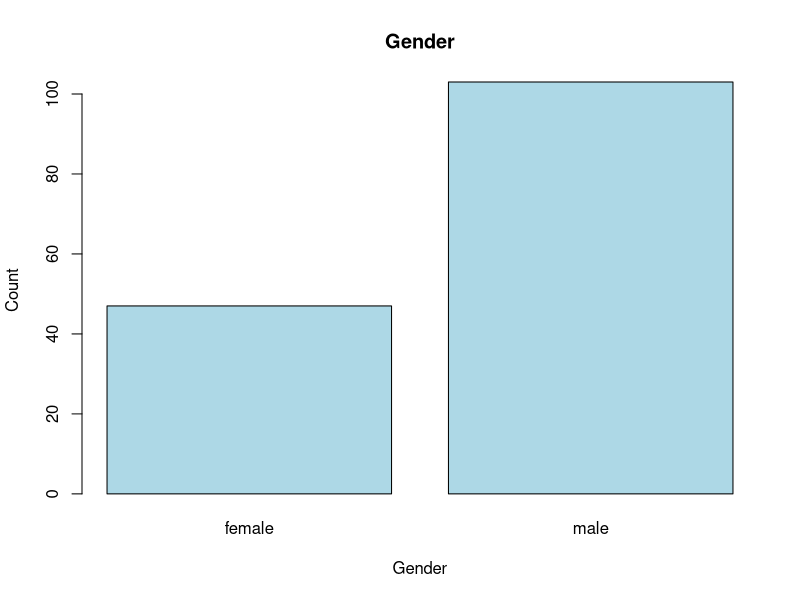
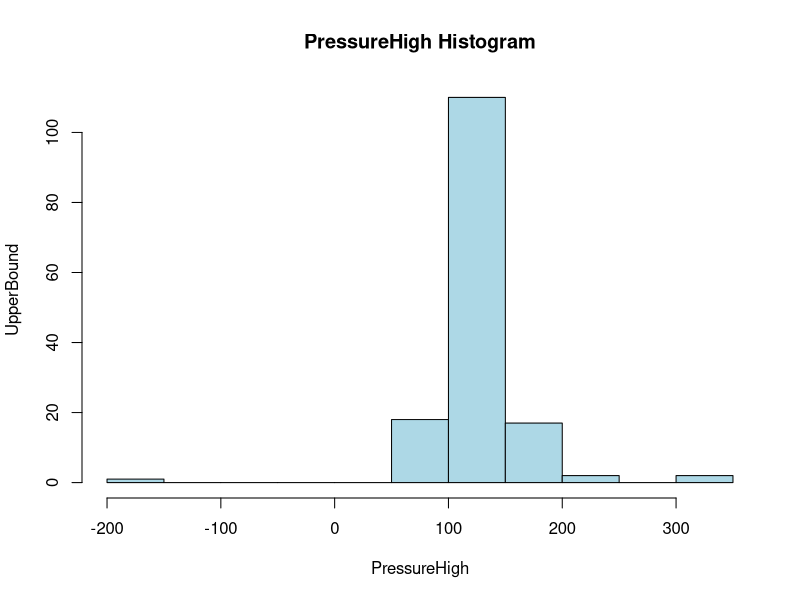
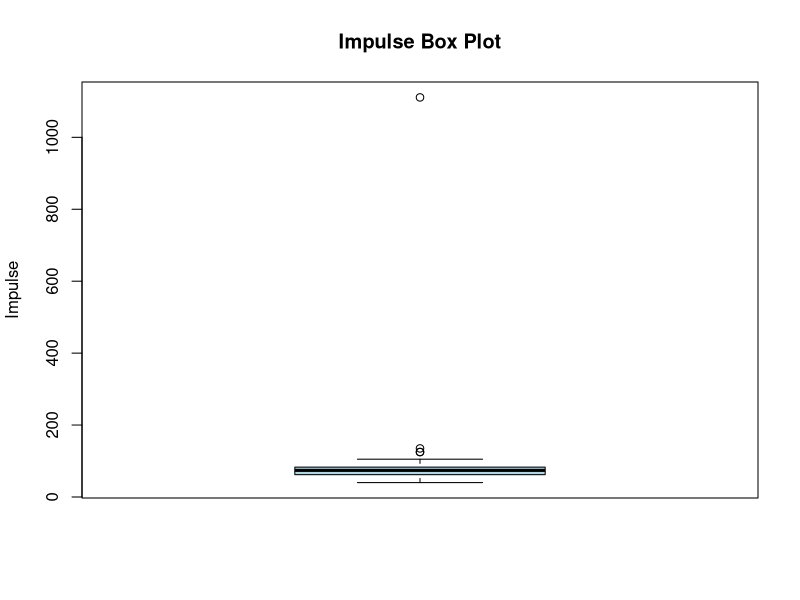

Reproduce these figures in R, in order.
install.packages("readxl")
library(readxl)
setwd("E:/R Language/MID TERM")
data <- read_excel("DataSets.xlsx")

summary(data)

mode_gender <- as.character(names(which.max(table(data$gender))))
data$gender[is.na(data$gender)] <- mode_gender                          

missing_gender <- sum(is.na(data$gender))

if (missing_gender > 0) {
  print("There are", missing_gender, "missing values in the 'Gender' column")
} else {
  print("There are no missing values in the 'Gender' column")
}

mean_age <- mean(data$age, na.rm = TRUE)
data$age[is.na(data$age)] <- mean_age

median_pressure_high <- median(data$pressurehight, na.rm = TRUE)
data$pressurehight[is.na(data$pressurehight)] <- median_pressure_high

z_scores <- (data$impluse - mean(data$impluse)) / sd(data$impluse)
outliers <- abs(z_scores) > 3
outlier_values <- data$impluse[outliers]
print(outlier_values)


barplot(table(data$gender), main = "Gender", xlab = "Gender", ylab = "Count", col = "lightblue")

hist(data$pressurehight, main = "PressureHigh Histogram", xlab = "PressureHigh", ylab = "UpperBound", col = "lightblue")

boxplot(data$impluse, main = "Impulse Box Plot", ylab = "Impulse", col = "lightblue")




